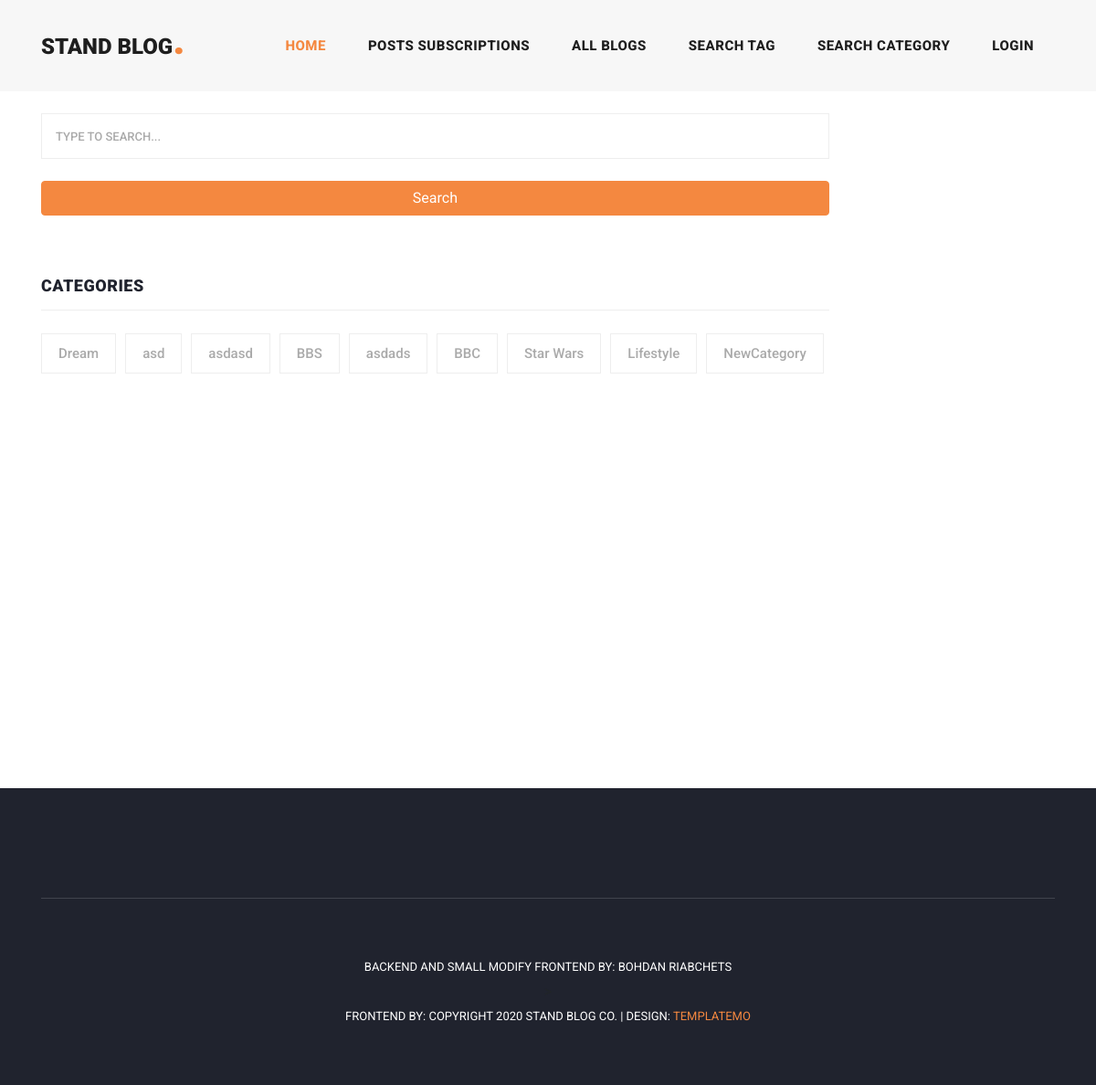
Page /categories-all/ on the earlier database version.
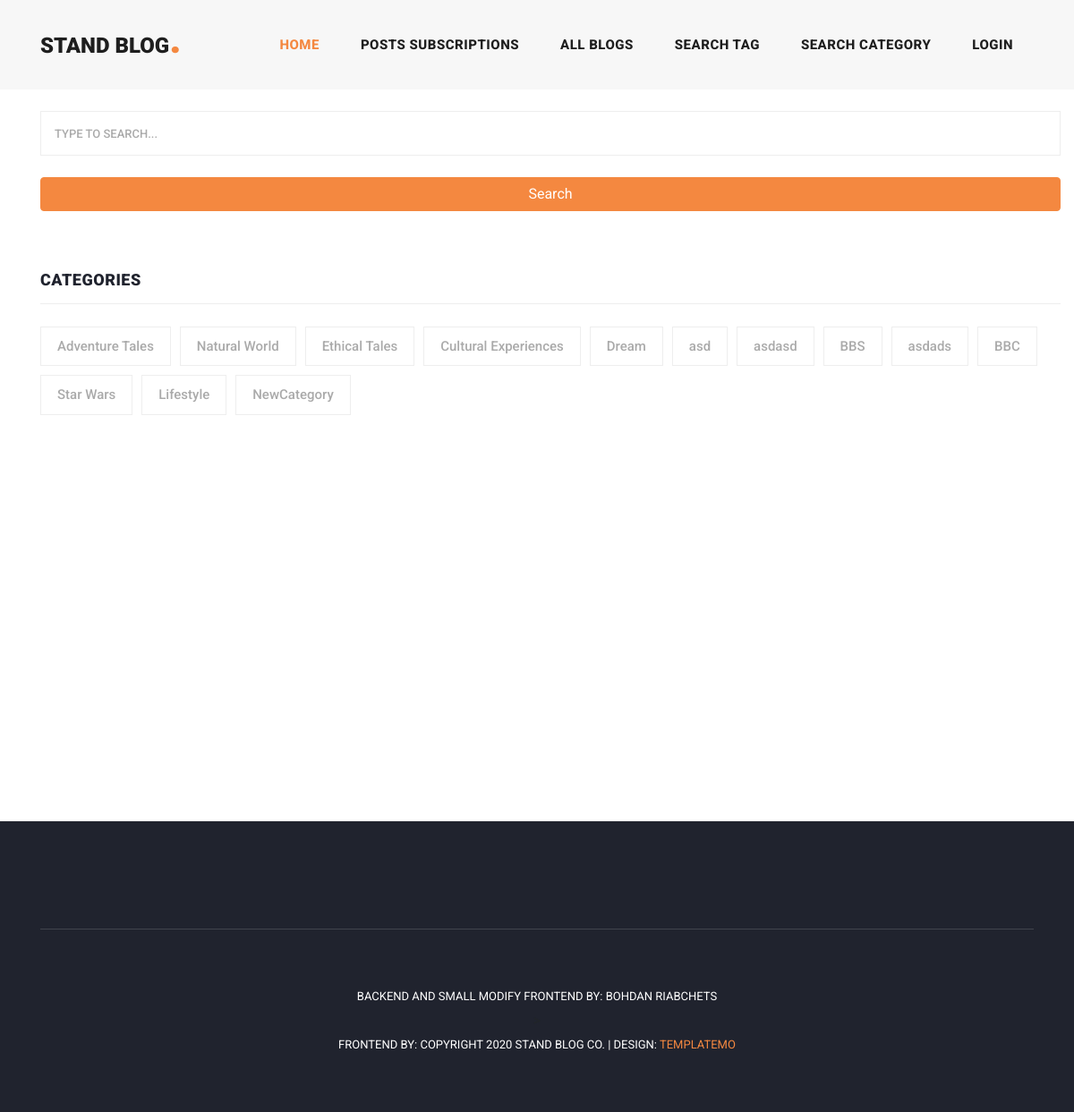
Same page on the later database version.
### blog/models.py (models this page shows)
class Categories(models.Model):
    blog = models.ManyToManyField(Blog, related_name='category')
    category = models.CharField(max_length=150)
    def __str__(self):
        return self.category

### blog/views.py (the view)
# urls.py: path('categories-all/', views.BlogCategoryAllView.as_view(), name='blog-category-all'),
class BlogCategoryAllView(generic.ListView):
    model = Categories
    template_name = 'blog/blog_category_all.html'
    context_object_name = 'category'
    def get_queryset(self):
        queryset = super().get_queryset()
        query = self.request.GET.get('q')
        if query:
            return queryset.filter(Q(category__icontains=query))
        return queryset.order_by('-id')

### blog/templates/blog/blog_category_all.html (shortened to what this page needs)
{% extends 'base.html' %}
{% block content %}
{% load static %}
<div class="main-banner header-text">
</div>
<section class="blog-posts">
    <div class="container">
        <div class="row">
            <div class="sidebar">
                <div class="row">
                    <div class="all-blog-posts">
                        <div class="row">
                            <div class="col-lg-12">
                                <div class="sidebar-item search">
                                    <form id="search_form" name="gs" method="GET">
                                        <input type="text" name="q" id="q" class="searchText"
                                               placeholder="type to search..."
                                               autocomplete="on"
                                               value="{{ q }}">
                                        <button type="submit" class="btn btn-primary full-width">Search</button>
                                    </form>
                                </div>
                                <div class="blog-post">
                                    <div class="sidebar-item tags">
                                        <div class="sidebar-heading">
                                            <h2>Categories</h2>
                                        </div>
                                        <div class="content">
                                            <ul>
                                                {% for category in category %}
                                                <li><a href="{% url 'blog-category-detail' category.pk %}">{{ category }}</a></li>
                                                {% empty %}
                                                <p>No category for this search</p>
                                                {% endfor %}
                                            </ul>
                                        </div>
                                    </div>
                                </div>
                            </div>
                        </div>
                    </div>
                    <div class="col-lg-4">
                        <div class="sidebar">
                            <div class="row">
                                <div class="col-lg-12">
                                    <div class="sidebar-item recent-posts">
                                        <div class="sidebar-heading">
                                            <br>
                                            <br>
                                        </div>
                                    </div>
                                </div>
                            </div>
                        </div>
                    </div>
                </div>
            </div>
        </div>
    </div>
</section>
<section class="blog-posts grid-system">
    <div class="container">
        <div class="row">
            <div class="col-lg-8">
                <br>
                <br>
                <br>
                <br>
            </div>
        </div>
    </div>
</section>
{% endblock %}

Differences in the rows shown:
added Categories: category "Adventure Tales"
added Categories: category "Natural World"
added Categories: category "Ethical Tales"
added Categories: category "Cultural Experiences"
